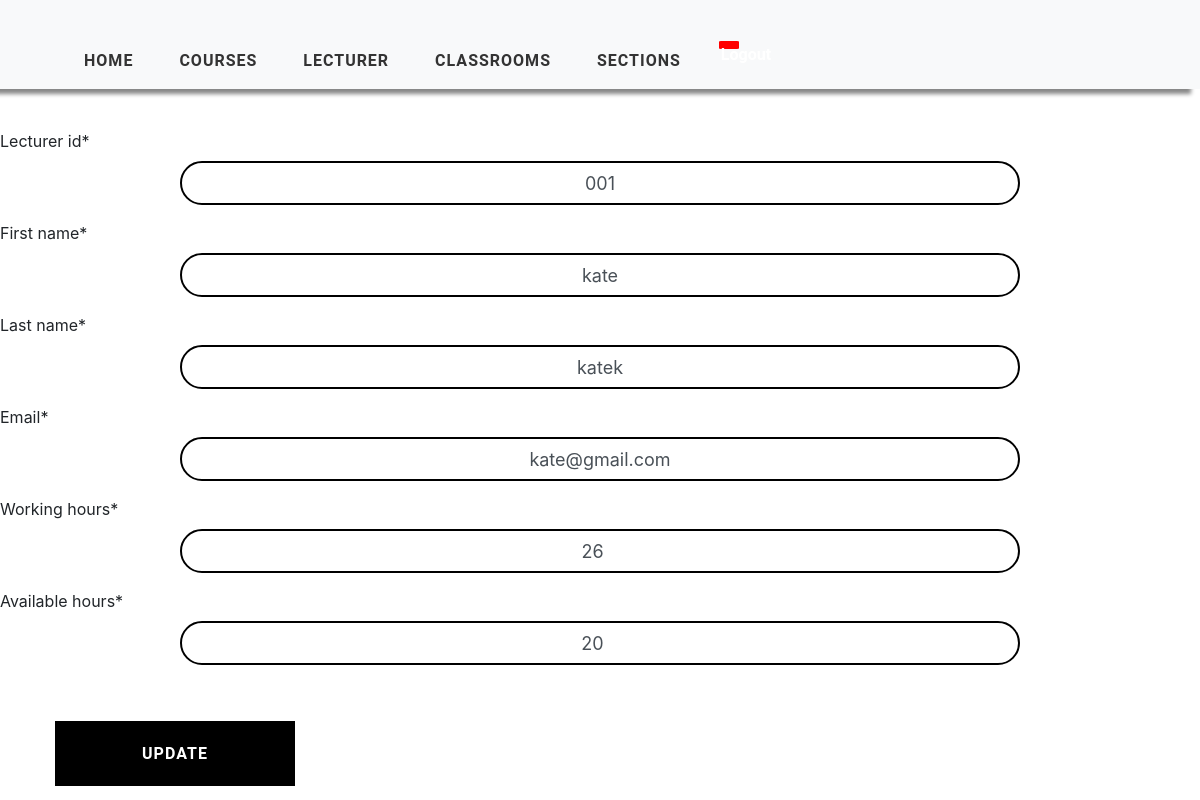
The app's page /update-professor/001/ (signed in) with its own data.
### timetableapp/models.py (models this page shows, shortened)
class Lecturer(models.Model):
    lecturer_id = models.CharField(max_length=2000,primary_key=True)
    first_name=models.CharField(max_length=2000, null=False)
    last_name=models.CharField(max_length=2000,null=False)
    email=models.EmailField(max_length=20,unique=True)
    password=models.CharField(max_length=128)
    working_hours = models.IntegerField(null=False)
    available_hours = models.IntegerField(null=False)

### timetableapp/views.py (the view)
# urls.py: path('update-professor/<str:pk>/', views.updateProfessorView, name='update-professor'),
@login_required(login_url='login')
def updateProfessorView(request, pk):
    professor = Lecturer.objects.get(lecturer_id=pk)
    form = ProfessorForm(instance=professor)
    context = {'form': form}
    if request.method == 'POST':
        form = ProfessorForm(request.POST, instance=professor)
        if form.is_valid():
            form.save()
            return redirect('add-professor')
    return render(request, 'timetableapp/ViewSection.html', context)

### timetableapp/forms.py
class ProfessorForm(forms.ModelForm):
    class Meta:
        model = Lecturer
        fields = ['lecturer_id', 'first_name','last_name','email', 'working_hours','available_hours']

### timetableapp/templates/timetableapp/ViewSection.html (shortened to what this page needs)
{% extends 'timetableapp/main.html' %}
{% block content %}
        <form method="POST" action="">
            {% load crispy_forms_tags %}
            <div>
                {{ form|crispy }}
                <input type="submit" value="Update" class="info">
            </div>
        </form>
{% endblock %}

### static/css/style.css (style rules this page uses)
.info { width: 240px ; height: 65px ; font-family: Roboto, sans-serif; text-transform: uppercase; letter-spacing: 1px; font-weight: bolder; color: white ; background: black; margin-left: 55px; margin-top: 40px; border-color: black ; border-radius: 0 ; border-style: solid; border-width: 3px ; transition: 0.8s; }

### static/css/tables.css (style rules this page uses)
*, *:before, *:after { box-sizing: border-box; }
body { font-family: "Roboto", sans-serif; margin: 0; }

### static/css/add.css (style rules this page uses)
.form-control { width: 70% !important; margin-left: 15% !important; outline: none; font-size:18px !important; padding:20px 20px 20px 20px !important; text-align: center !important; border: 2px solid black !important; background: none !important; border-radius: 30px !important; }

### records on screen
Lecturer: lecturer_id "001", first_name "kate", last_name "katek", email "kate@gmail.com", working_hours "26", available_hours "20"
